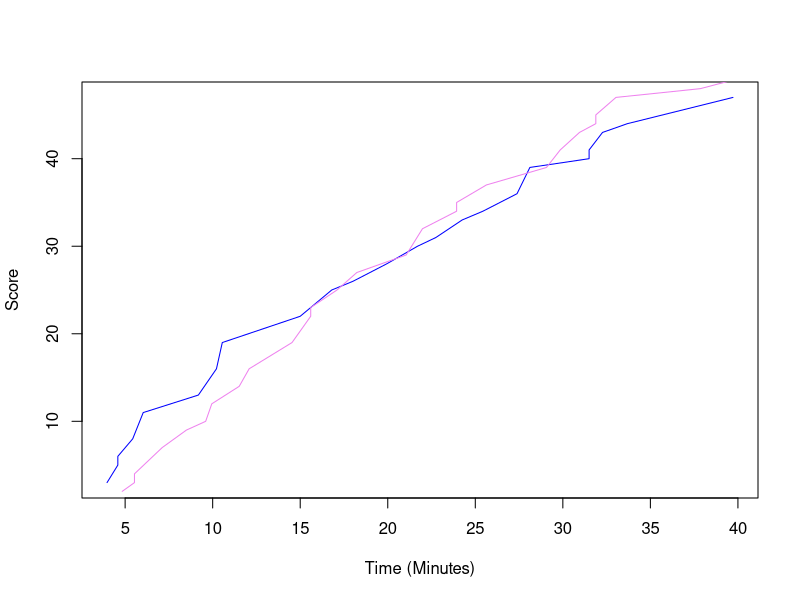

Write the R code that produced this figure.
# Question 1

UW <- read.table("UWvMSU_1-22-13.txt", header=TRUE)

UWscores <- UW[UW$team=="UW",]
Mscores <- UW[UW$team=="MSU",]
UWscores$cumuscore1 <- cumsum(UWscores$score)
Mscores$cumuscore2 <- cumsum(Mscores$score)

plot(UWscores$time, UWscores$cumuscore1, type="l", col="blue", ylab="Score", xlab="Time (Minutes)")+
  lines(Mscores$time, Mscores$cumuscore2, col="violet")

# Question 2

num<-sample(1:100, size = 1)
print("I'm thinking of a number from 1-100...")

for(i in 1:10){
  rand<-num
  g <- readline(prompt = "guess? ")
  if(g<rand){
    print("higher")
  }else if(g>rand){
    print("lower")
  }else{
    print("Correct!")
  }
}




